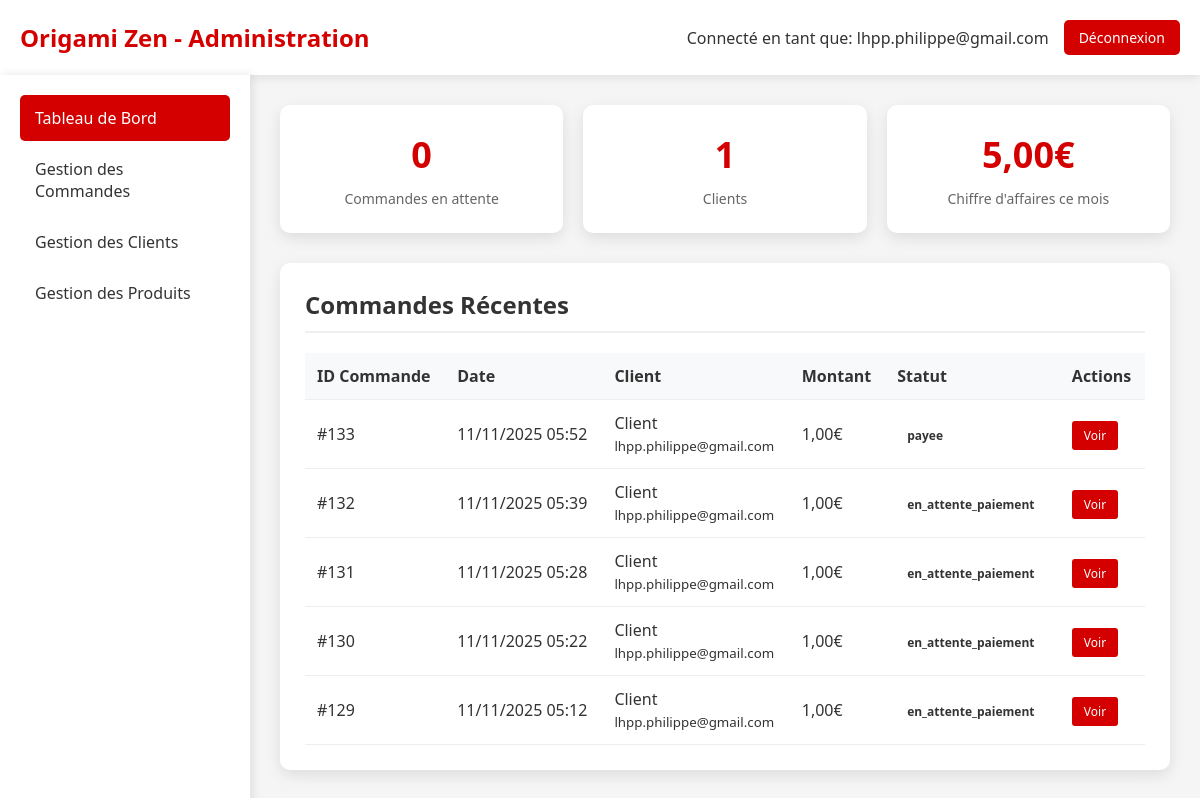
The page /admin_dashboard.php (signed in) on the database as committed earlier.
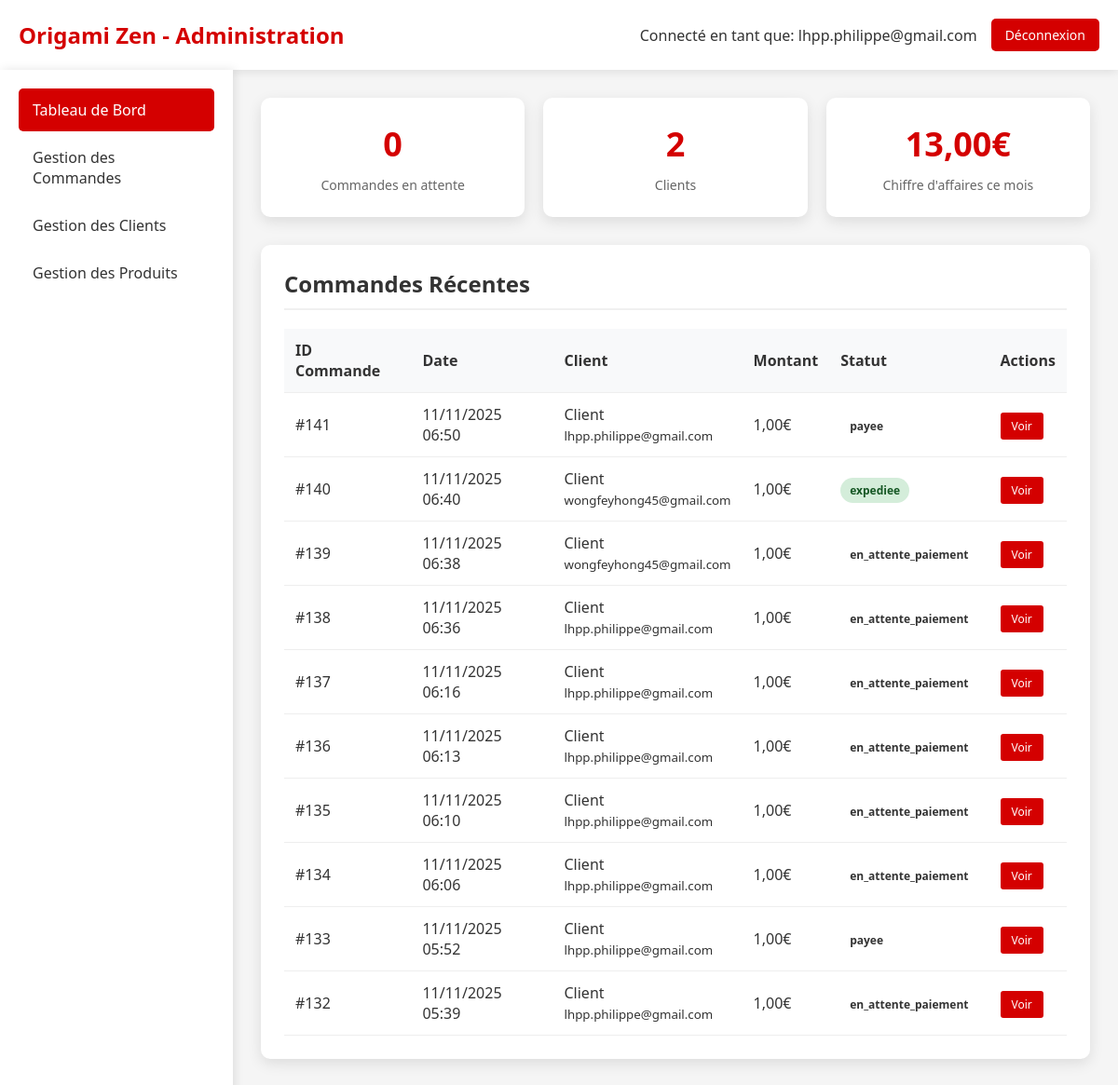
The same page on the database as committed later.
### tables this page shows
CREATE TABLE IF NOT EXISTS `commande` (
  `idCommande` bigint NOT NULL AUTO_INCREMENT,
  `idClient` bigint NOT NULL,
  `idAdresseLivraison` bigint NOT NULL,
  `idAdresseFacturation` bigint DEFAULT NULL,
  `dateCommande` datetime NOT NULL,
  `modeReglement` varchar(20) NOT NULL DEFAULT 'CB',
  `delaiLivraison` date NOT NULL,
  `fraisDePort` double NOT NULL,
  `montantTotal` double NOT NULL,
  `statut` enum('en_attente','en_attente_paiement','payee','confirmee','expediee','livree','annulee') NOT NULL DEFAULT 'en_attente',
  `statut_paiement` enum('en_attente','payee','echec','annulee','rembourse') DEFAULT 'en_attente',
  `idPaiement` int DEFAULT NULL,
  PRIMARY KEY (`idCommande`),
  KEY `Commande_idClient_FK` (`idClient`),
  KEY `Commande_idAdresseLivraison_FK` (`idAdresseLivraison`),
  KEY `idAdresseFacturation` (`idAdresseFacturation`)
);

CREATE TABLE IF NOT EXISTS `client` (
  `idClient` bigint NOT NULL AUTO_INCREMENT,
  `email` varchar(50) NOT NULL,
  `motDePasse` varchar(255) NOT NULL,
  `nom` varchar(50) DEFAULT NULL,
  `prenom` varchar(50) DEFAULT NULL,
  `telephone` varchar(20) DEFAULT NULL,
  `email_confirme` tinyint(1) DEFAULT '0',
  `token_confirmation` varchar(64) DEFAULT NULL,
  `token_expires` datetime DEFAULT NULL,
  `type` enum('temporaire','permanent') DEFAULT 'temporaire',
  `date_creation` datetime DEFAULT CURRENT_TIMESTAMP,
  `session_id` varchar(128) DEFAULT NULL,
  PRIMARY KEY (`idClient`),
  KEY `idx_client_type` (`type`),
  KEY `idx_client_session` (`session_id`),
  KEY `idx_client_date` (`date_creation`)
);

### admin_dashboard.php (the view, shortened to what this page needs)
<?php
$host = 'localhost';
$dbname = 'origami';
$username = 'root';
$password = '';
try {
    $pdo = new PDO("mysql:host=$host;dbname=$dbname;charset=utf8", $username, $password);
    $pdo->setAttribute(PDO::ATTR_ERRMODE, PDO::ERRMODE_EXCEPTION);
    $stmt = $pdo->query("SELECT COUNT(*) FROM Commande WHERE statut = 'en_attente'");
    $commandesEnAttente = $stmt->fetchColumn();
    $stmt = $pdo->query("SELECT COUNT(*) FROM Client WHERE type = 'permanent' OR (type IS NULL AND email NOT LIKE 'temp_%@origamizen.fr')");
    $clientsPermanents = $stmt->fetchColumn();
    $stmt = $pdo->query("SELECT SUM(montantTotal) FROM Commande WHERE MONTH(dateCommande) = MONTH(CURRENT_DATE()) AND YEAR(dateCommande) = YEAR(CURRENT_DATE())");
    $chiffreAffaires = $stmt->fetchColumn() ?? 0;
    $stmt = $pdo->query("
        SELECT c.idCommande, c.dateCommande, c.montantTotal, c.statut,
               cl.nom, cl.prenom, cl.email
        FROM Commande c
        JOIN Client cl ON c.idClient = cl.idClient
        ORDER BY c.dateCommande DESC
        LIMIT 10
    ");
    $commandesRecentes = $stmt->fetchAll(PDO::FETCH_ASSOC);
} catch (PDOException $e) {
    die("Erreur de connexion à la base de données: " . $e->getMessage());
}
?>
<!DOCTYPE html>
<html lang="fr">
<head>
</head>
<body>
    <div class="header">
        <div class="logo">
            <h1>Origami Zen - Administration</h1>
        </div>
        <div class="admin-info">
            <span>Connecté en tant que: <?= htmlspecialchars($_SESSION['admin_email']) ?></span>
            <a href="?logout=1" class="btn-logout">Déconnexion</a>
        </div>
    </div>
    <div class="container">
        <div class="sidebar">
            <a href="admin_dashboard.php" class="nav-item active">Tableau de Bord</a>
            <a href="admin_commandes.php" class="nav-item">Gestion des Commandes</a>
            <a href="admin_clients.php" class="nav-item">Gestion des Clients</a>
            <a href="admin_produits.php" class="nav-item">Gestion des Produits</a>
        </div>
        <div class="main-content">
            <div class="stats-grid">
                <div class="stat-card">
                    <div class="stat-number"><?= $commandesEnAttente ?></div>
                    <div class="stat-label">Commandes en attente</div>
                </div>
                <div class="stat-card">
                    <div class="stat-number"><?= $clientsPermanents ?></div>
                    <div class="stat-label">Clients</div>
                </div>
                <div class="stat-card">
                    <div class="stat-number"><?= number_format($chiffreAffaires, 2, ',', ' ') ?>€</div>
                    <div class="stat-label">Chiffre d'affaires ce mois</div>
                </div>
            </div>
            <div class="section">
                <h2>Commandes Récentes</h2>
                <table>
                    <thead>
                        <tr>
                            <th>ID Commande</th>
                            <th>Date</th>
                            <th>Client</th>
                            <th>Montant</th>
                            <th>Statut</th>
                            <th>Actions</th>
                        </tr>
                    </thead>
                    <tbody>
                        <?php foreach ($commandesRecentes as $commande): ?>
                        <tr>
                            <td>#<?= $commande['idCommande'] ?></td>
                            <td><?= date('d/m/Y H:i', strtotime($commande['dateCommande'])) ?></td>
                            <td><?= htmlspecialchars($commande['prenom'] . ' ' . $commande['nom']) ?><br><small><?= htmlspecialchars($commande['email']) ?></small></td>
                            <td><?= number_format($commande['montantTotal'], 2, ',', ' ') ?>€</td>
                            <td>
                                <span class="status-badge status-<?= $commande['statut'] ?>">
                                    <?= $commande['statut'] ?>
                                </span>
                            </td>
                            <td>
                                <a href="admin_commande_detail.php?id=<?= $commande['idCommande'] ?>" class="btn-action">Voir</a>
                            </td>
                        </tr>
                        <?php endforeach; ?>
                    </tbody>
                </table>
            </div>
        </div>
    </div>
</body>
</html>

Rows that differ between the two databases and show on the page:
no longer on this page (row unchanged): commande: idCommande "131", dateCommande "11/11/2025 05:28", idClient.nom "Client", idClient.email "lhpp.philippe@gmail.com", montantTotal "1,00", statut "en_attente_paiement"
no longer on this page (row unchanged): commande: idCommande "130", dateCommande "11/11/2025 05:22", idClient.nom "Client", idClient.email "lhpp.philippe@gmail.com", montantTotal "1,00", statut "en_attente_paiement"
no longer on this page (row unchanged): commande: idCommande "129", dateCommande "11/11/2025 05:12", idClient.nom "Client", idClient.email "lhpp.philippe@gmail.com", montantTotal "1,00", statut "en_attente_paiement"
added commande: idCommande "141", dateCommande "11/11/2025 06:50", idClient.nom "Client", idClient.email "lhpp.philippe@gmail.com", montantTotal "1,00", statut "payee"
added commande: idCommande "140", dateCommande "11/11/2025 06:40", idClient.nom "Client", idClient.email "wongfeyhong45@gmail.com", montantTotal "1,00", statut "expediee"
added commande: idCommande "139", dateCommande "11/11/2025 06:38", idClient.nom "Client", idClient.email "wongfeyhong45@gmail.com", montantTotal "1,00", statut "en_attente_paiement"
added commande: idCommande "138", dateCommande "11/11/2025 06:36", idClient.nom "Client", idClient.email "lhpp.philippe@gmail.com", montantTotal "1,00", statut "en_attente_paiement"
added commande: idCommande "137", dateCommande "11/11/2025 06:16", idClient.nom "Client", idClient.email "lhpp.philippe@gmail.com", montantTotal "1,00", statut "en_attente_paiement"
added commande: idCommande "136", dateCommande "11/11/2025 06:13", idClient.nom "Client", idClient.email "lhpp.philippe@gmail.com", montantTotal "1,00", statut "en_attente_paiement"
added commande: idCommande "135", dateCommande "11/11/2025 06:10", idClient.nom "Client", idClient.email "lhpp.philippe@gmail.com", montantTotal "1,00", statut "en_attente_paiement"
added commande: idCommande "134", dateCommande "11/11/2025 06:06", idClient.nom "Client", idClient.email "lhpp.philippe@gmail.com", montantTotal "1,00", statut "en_attente_paiement"
Other text that changed with them:
$clientsPermanents: "1" → "2"
$chiffreAffaires: "5,00" → "13,00"
